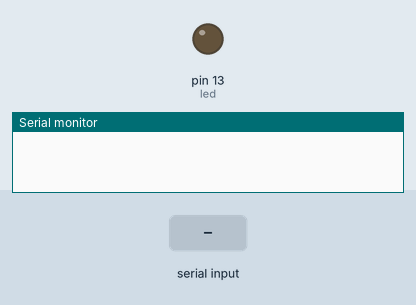
A sketch run on a simulated Arduino Uno, built with avr-gcc and run on an emulated ATmega328P. On the bench: output pins drawn as LEDs (lit = HIGH), the last lines printed to the serial monitor. The test bench sets the inputs (shaded band).

Above: at 1.2 s.
1.3 s: "1" received over Serial
At 2.5 s:
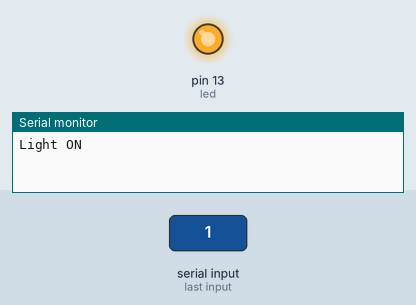
2.8 s: "0" received over Serial
At 3.8 s:
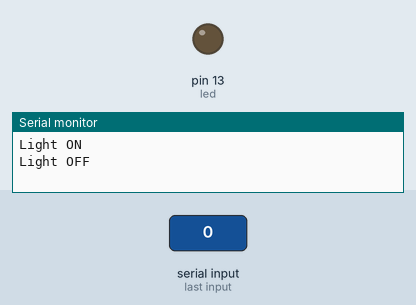
Timing chart, 0 to 5.8 s (numbered marks = the images above; inputs shaded):
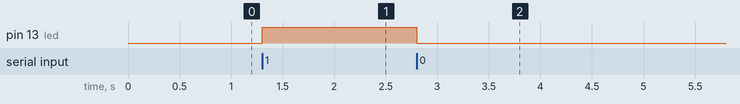

The sketch:

Blink.ino
```cpp
int led = 13;

void setup()
{
  pinMode(led, OUTPUT);
  Serial.begin(9600);
}

void loop()
{
  if(Serial.available()) {
    char command = Serial.read();
    if(command == '1'){
      digitalWrite(led, HIGH);
      Serial.println("Light ON");
    }
    else if(command == '0'){
      digitalWrite(led, LOW);
      Serial.println("Light OFF");
    }
  }
}
```

Measured:
- after the input at 1.3 s, pin 13 (led): LOW → HIGH at once
- after the input at 2.8 s, pin 13 (led): HIGH → LOW at once
